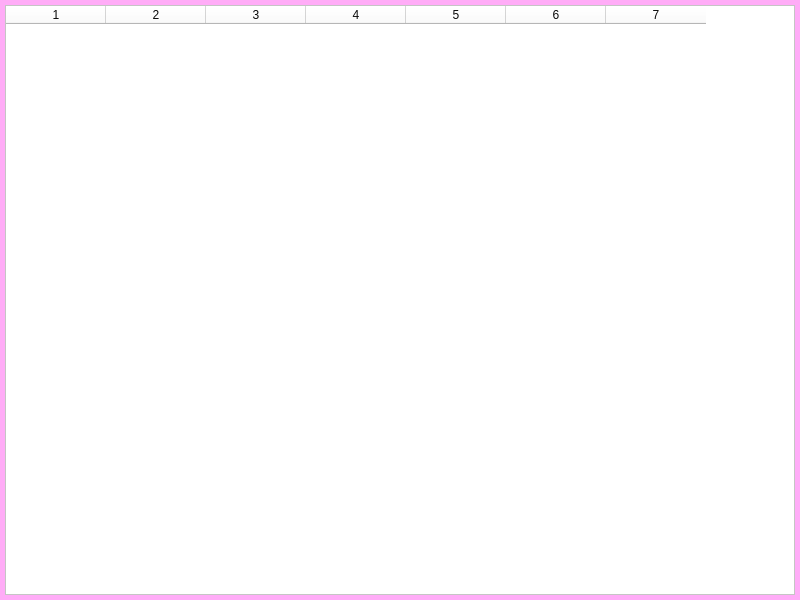
<?xml version="1.0" encoding="UTF-8"?>
<ui version="4.0">
 <class>Form</class>
 <widget class="QWidget" name="Form">
  <property name="geometry">
   <rect>
    <x>0</x>
    <y>0</y>
    <width>800</width>
    <height>600</height>
   </rect>
  </property>
  <property name="windowTitle">
   <string>Form</string>
  </property>
  <property name="styleSheet">
   <string notr="true">background-color: rgb(255, 172, 247);</string>
  </property>
  <widget class="QTableWidget" name="tableWidget">
   <property name="geometry">
    <rect>
     <x>5</x>
     <y>5</y>
     <width>790</width>
     <height>590</height>
    </rect>
   </property>
   <property name="styleSheet">
    <string notr="true">background-color: rgb(255, 255, 255);
color: rgb(10, 10, 10);</string>
   </property>
   <property name="rowCount">
    <number>0</number>
   </property>
   <property name="columnCount">
    <number>7</number>
   </property>
   <column/>
   <column/>
   <column/>
   <column/>
   <column/>
   <column/>
   <column/>
  </widget>
 </widget>
 <resources/>
 <connections/>
</ui>
